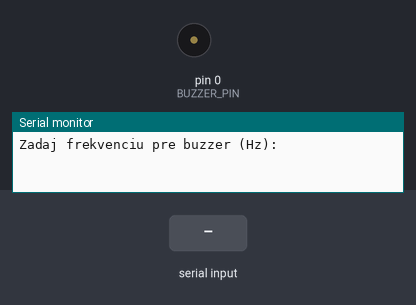
A sketch run on a simulated Arduino Uno, built with avr-gcc and run on an emulated ATmega328P. Shown: buzzer (waves = sounding), the last lines printed to the serial monitor. The test bench sets the inputs (shaded band).

Above: at 1.2 s.
1.3 s: "90,45\n" received over Serial
At 1.6 s:
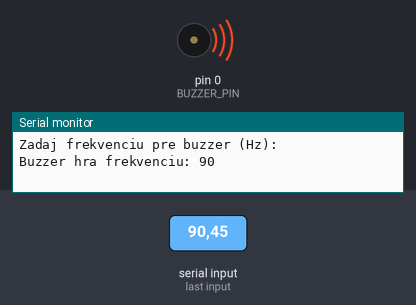
2.8 s: "30,150\n" received over Serial
At 3.6 s:
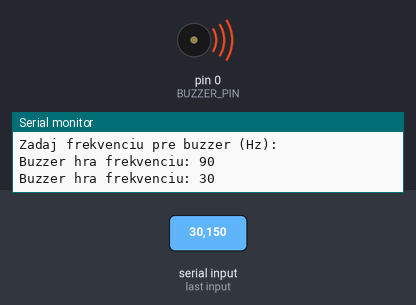
Timing chart, 0 to 5.8 s (numbered marks = the images above; inputs shaded):
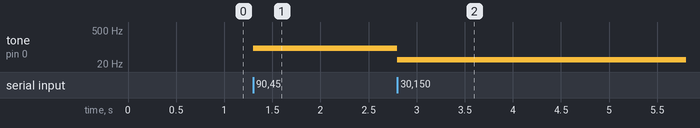

The sketch:

buzzer_serial_monitor.ino
```cpp
#define BUZZER_PIN 0  // pin pre buzzer

String inputString = ""; // uloží číslo zo Serialu

void setup() {
  Serial.begin(115200);
  pinMode(BUZZER_PIN, OUTPUT);
  Serial.println("Zadaj frekvenciu pre buzzer (Hz):");
}

void loop() {
  while (Serial.available()) {
    char c = Serial.read();

    if (c == '\n') { // Enter
      int freq = inputString.toInt();
      if (freq > 0) {
        tone(BUZZER_PIN, freq); // spusti tón
        Serial.print("Buzzer hra frekvenciu: ");
        Serial.println(freq);
      } else {
        noTone(BUZZER_PIN); // stop
        Serial.println("Neplatna frekvencia, vypinam buzzer");
      }
      inputString = "";
    } else {
      inputString += c;
    }
  }
}
```

Measured:
- after the input at 1.3 s, tone on pin 0 (BUZZER_PIN): silent → 90 Hz at once
- after the input at 2.8 s, tone on pin 0 (BUZZER_PIN): 90 Hz → 30 Hz at once
